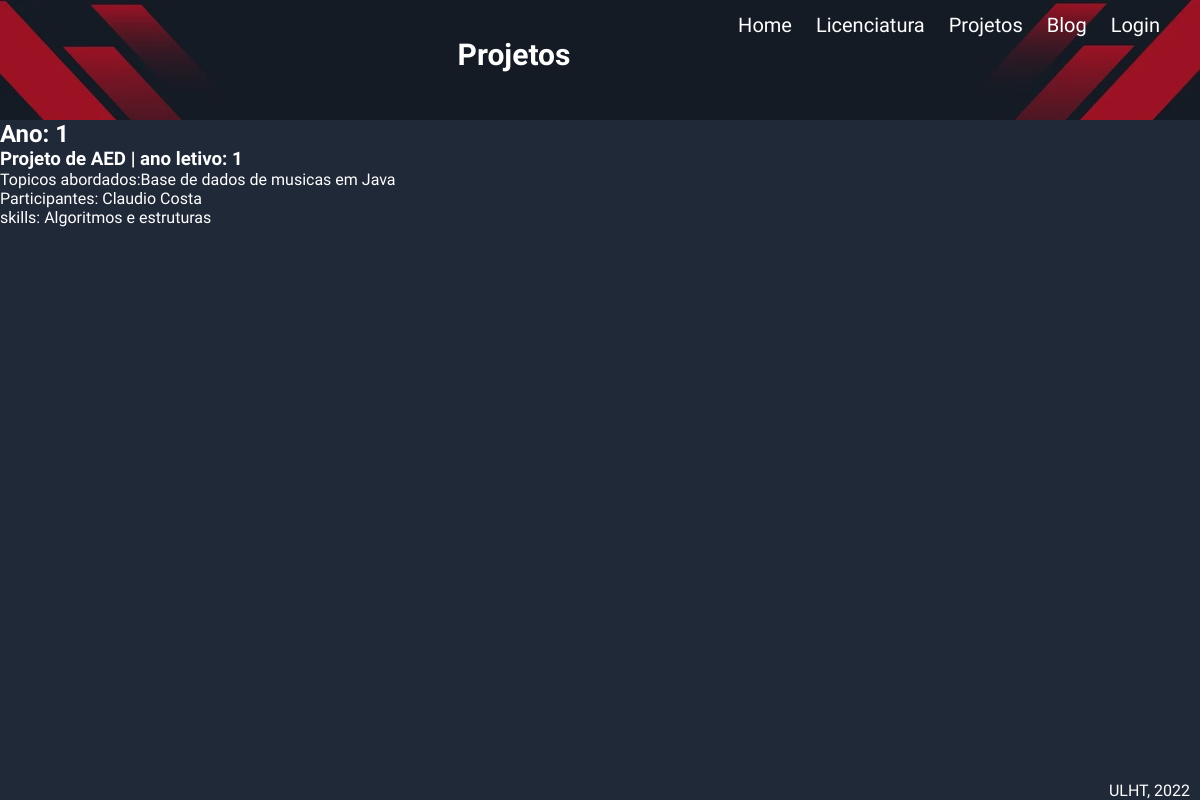
/projetos, run on an earlier commit of the app's database.
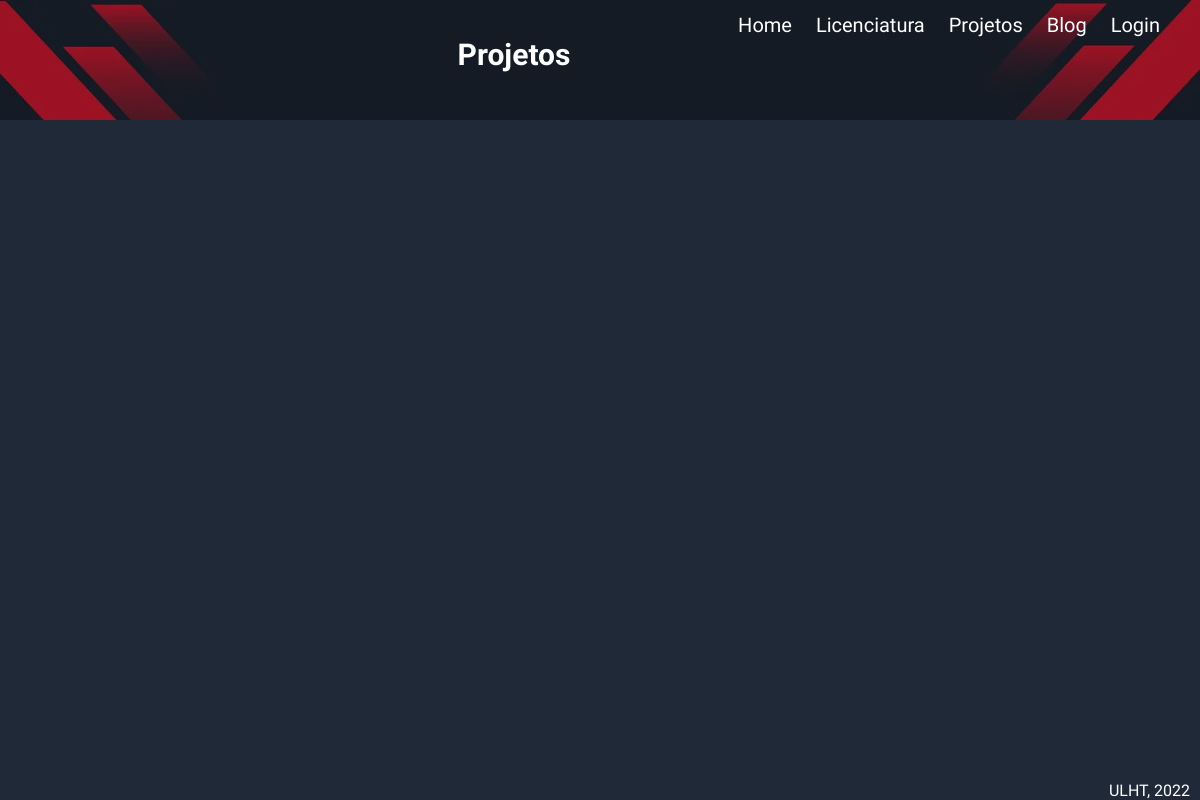
And on a later commit of the database.
### portfolio/models.py (models this page shows, shortened)
class Project(models.Model):
    title = models.CharField(max_length=50,default='')
    description = models.CharField(max_length=500)
    year = models.IntegerField(default=0)
    github = models.URLField()
    video_url = models.URLField()
    tech = models.CharField(max_length=200)
    skills = models.CharField(max_length=500)
    participants = models.ForeignKey(Student, on_delete=models.CASCADE)

class Person(models.Model):
    name = models.CharField(max_length=50)
    linkdin = models.URLField()
    class Meta:
        abstract = True
    def __str__(self):
        return self.name

class Student(Person,models.Model):
    portfolio = models.URLField()
    github = models.URLField()

### portfolio/views.py (the view)
# urls.py: path('projetos', views.projects_page_view, name='projetos'),
def projects_page_view(request):
    agora = datetime.datetime.now()
    local = 'Lisboa'
    context = {
        'projects':Project.objects.all(),
    }
    return render(request, 'portfolio/projects.html',context)

### portfolio/templates/portfolio/projects.html (shortened to what this page needs)
{% extends 'portfolio/layout.html' %}
{% block header %}
<div class="welcome-text">Projetos</div>
{% endblock %}
{% block main %}
{% for project in projects %}
<h2>Ano: {{project.year}} </h2>
<div class="subjects-box">
    <div class="subjects-text">
        <h3>{{project.title}} | ano letivo: {{project.year}}</h3>
        <p>Topicos abordados:{{project.description}}</p>
        <p>Participantes: {{project.participants}}</p>
        <p>skills: {{project.skills}}</p>
    </div>
</div>
{% endfor %}
{% endblock %}

What changed in the data, as far as the page shows it:
removed Project: year "1", title "Projeto de AED", description "Base de dados de musicas em Java", participants "Claudio Costa", skills "Algoritmos e estruturas"
